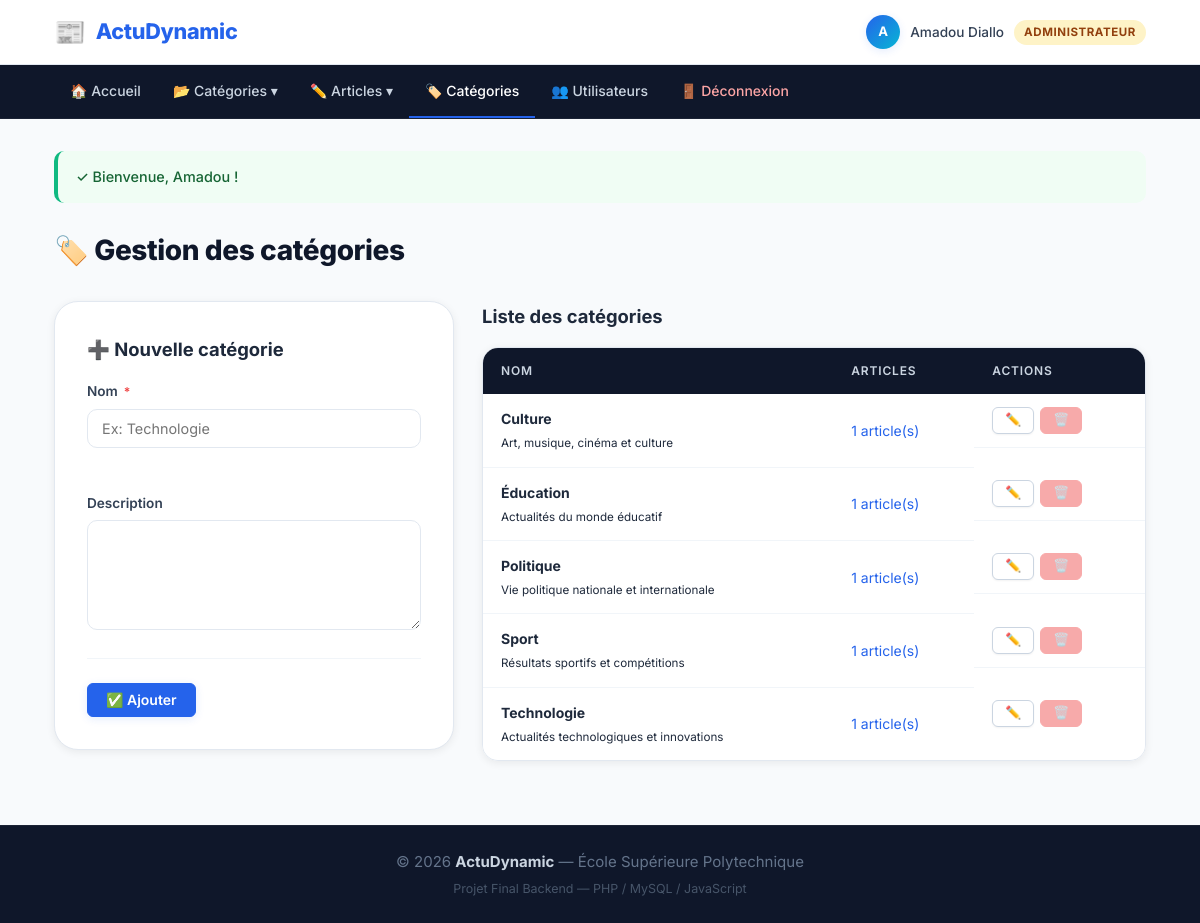
Screenshot of /categories/liste.php (signed in) with the database file from the repository.
### tables this page shows
CREATE TABLE IF NOT EXISTS categories (
    id INT AUTO_INCREMENT PRIMARY KEY,
    nom VARCHAR(100) NOT NULL,
    description TEXT,
    created_at DATETIME DEFAULT CURRENT_TIMESTAMP
);

### categories/liste.php (the view, shortened to what this page needs)
<?php
require_once __DIR__ . '/../config.php';
$pdo       = getDB();
$categories = $pdo->query("SELECT c.*, COUNT(a.id) AS nb_articles FROM categories c LEFT JOIN articles a ON a.categorie_id=c.id GROUP BY c.id ORDER BY c.nom")->fetchAll();
$editId     = (int)($_GET['edit'] ?? 0);
$editCat    = null;
include __DIR__ . '/../entete.php';
include __DIR__ . '/../menu.php';
?>
<div class="page-header"><h1>🏷️ Gestion des catégories</h1></div>
<div class="two-col">
    <div class="form-card">
        <h2><?= $editCat ? '✏️ Modifier' : '➕ Nouvelle catégorie' ?></h2>
        <form method="POST" action="<?= url('categories/liste.php') ?>" id="formCategorie" novalidate>
            <div class="form-group">
                <label for="nom">Nom <span class="required">*</span></label>
                <input type="text" id="nom" name="nom" class="form-control" value="<?= escape($editCat['nom'] ?? '') ?>" placeholder="Ex: Technologie">
                <span class="field-error" id="errorNom"></span>
            </div>
            <div class="form-group">
                <label for="description">Description</label>
                <textarea id="description" name="description" class="form-control" rows="3"><?= escape($editCat['description'] ?? '') ?></textarea>
            </div>
            <div class="form-actions">
                <button type="submit" class="btn btn-primary"><?= $editCat ? '💾 Modifier' : '✅ Ajouter' ?></button>
            </div>
        </form>
    </div>
    <div>
        <h2>Liste des catégories</h2>
        <div class="table-responsive">
            <table class="data-table">
                <thead><tr><th>Nom</th><th>Articles</th><th>Actions</th></tr></thead>
                <tbody>
                    <?php foreach ($categories as $cat): ?>
                    <tr class="<?= $editId==$cat['id']?'row-editing':'' ?>">
                        <td><strong><?= escape($cat['nom']) ?></strong><?php if($cat['description']): ?><br><small><?= escape($cat['description']) ?></small><?php endif; ?></td>
                        <td><a href="<?= url('accueil.php') ?>?categorie=<?= $cat['id'] ?>"><?= $cat['nb_articles'] ?> article(s)</a></td>
                        <td class="actions">
                            <a href="<?= url('categories/liste.php') ?>?edit=<?= $cat['id'] ?>" class="btn btn-sm btn-secondary">✏️</a>
                            <form method="POST" action="<?= url('categories/liste.php') ?>" style="display:inline" onsubmit="return confirm('Supprimer ?');">
                                <button type="submit" class="btn btn-sm btn-danger" <?= $cat['nb_articles']>0?'disabled':'' ?>>🗑️</button>
                            </form>
                        </td>
                    </tr>
                    <?php endforeach; ?>
                </tbody>
            </table>
        </div>
    </div>
</div>
<?php include __DIR__ . '/../pied.php'; ?>

### assets/css/style.css (style rules this page uses)
:root { --primary: #2563eb; --primary-dark: #1d4ed8; --primary-light: #eff6ff; --primary-glow: rgba(37,99,235,.12); --accent: #06b6d4; --success: #10b981; --danger: #ef4444; --warning: #f59e0b; --gray-50: #f8fafc; --gray-100: #f1f5f9; --gray-200: #e2e8f0; --gray-300: #cbd5e1; --gray-400: #94a3b8; --gray-500: #64748b; --gray-600: #475569; --gray-700: #334155; --gray-800: #1e293b; --gray-900: #0f172a; --white: #ffffff; --radius-sm: 6px; --radius: 10px; --radius-lg: 16px; --radius-xl: 24px; --shadow-xs: 0 1px 2px rgba(0,0,0,.05); --shadow-sm: 0 2px 8px rgba(0,0,0,.07); --shadow-md: 0 4px 20px rgba(0,0,0,.10); --shadow-lg: 0 8px 32px rgba(0,0,0,.13); --transition: .2s cubic-bezier(.4,0,.2,1); }
*, *::before, *::after { box-sizing: border-box; margin: 0; padding: 0; }
html { scroll-behavior: smooth; }
body { font-family: 'Inter', system-ui, -apple-system, sans-serif; font-size: 15px; line-height: 1.65; color: var(--gray-800); background: var(--gray-50); min-height: 100vh; display: flex; flex-direction: column; }
a { color: var(--primary); text-decoration: none; transition: color var(--transition); }
.page-header { display: flex; align-items: center; justify-content: space-between; margin-bottom: 28px; flex-wrap: wrap; gap: 14px; }
.page-header h1 { font-size: 1.75rem; font-weight: 800; color: var(--gray-900); letter-spacing: -.4px; }
.btn { display: inline-flex; align-items: center; gap: 7px; padding: 9px 18px; border-radius: var(--radius-sm); border: 1.5px solid transparent; cursor: pointer; font-size: .875rem; font-weight: 600; font-family: inherit; transition: all var(--transition); text-decoration: none !important; white-space: nowrap; line-height: 1; }
.btn-primary { background: var(--primary); color: white; border-color: var(--primary); box-shadow: 0 2px 8px var(--primary-glow); }
.btn-secondary { background: var(--white); color: var(--gray-700); border-color: var(--gray-300); box-shadow: var(--shadow-xs); }
.btn-danger { background: var(--danger); color: white; border-color: var(--danger); }
.btn-sm { padding: 6px 12px; font-size: .8rem; }
.btn.disabled, .btn:disabled { opacity: .45; cursor: not-allowed; pointer-events: none; }
.form-card { background: var(--white); border-radius: var(--radius-xl); border: 1px solid var(--gray-200); box-shadow: var(--shadow-sm); padding: 32px; max-width: 800px; }
.form-group { display: flex; flex-direction: column; gap: 6px; margin-bottom: 20px; }
label { font-weight: 600; font-size: .85rem; color: var(--gray-700); display: flex; align-items: center; gap: 6px; }
.required { color: var(--danger); font-size: .9em; }
.form-control { padding: 10px 14px; border: 1.5px solid var(--gray-200); border-radius: var(--radius); font-size: .9rem; font-family: inherit; color: var(--gray-800); background: var(--white); transition: border-color var(--transition), box-shadow var(--transition); }
textarea.form-control { resize: vertical; min-height: 110px; }
.field-error { font-size: .8rem; color: var(--danger); min-height: 18px; display: flex; align-items: center; gap: 4px; }
.form-actions { display: flex; gap: 12px; margin-top: 28px; padding-top: 24px; border-top: 1px solid var(--gray-100); flex-wrap: wrap; }
.table-responsive { border-radius: var(--radius-lg); overflow: hidden; box-shadow: var(--shadow-sm); border: 1px solid var(--gray-200); }
.data-table { width: 100%; border-collapse: collapse; background: var(--white); font-size: .875rem; }
.data-table thead { background: var(--gray-900); }
.data-table th { color: var(--gray-300); padding: 13px 18px; text-align: left; font-size: .75rem; font-weight: 600; text-transform: uppercase; letter-spacing: .07em; white-space: nowrap; }
.data-table td { padding: 13px 18px; border-bottom: 1px solid var(--gray-100); vertical-align: middle; }
.data-table tbody tr:last-child td { border-bottom: none; }
.data-table .actions { display: flex; gap: 6px; align-items: center; flex-wrap: wrap; }
.two-col { display: grid; grid-template-columns: 400px 1fr; gap: 28px; align-items: start; }
.two-col h2 { font-size: 1.15rem; font-weight: 700; margin-bottom: 16px; color: var(--gray-800); }

### rows the page displays
categories: nom "Culture", description "Art, musique, cinéma et culture", nb_articles "1"
categories: nom "Éducation", description "Actualités du monde éducatif", nb_articles "1"
categories: nom "Politique", description "Vie politique nationale et internationale", nb_articles "1"
categories: nom "Sport", description "Résultats sportifs et compétitions", nb_articles "1"
categories: nom "Technologie", description "Actualités technologiques et innovations", nb_articles "1"

### other values shown
SITE_NAME "ActuDynamic"
substr($_SESSION['prenom'], 0, 1) "A"
$_SESSION['prenom'] . ' ' . $_SESSION['nom'] "Amadou Diallo"
$_SESSION['role'] "ADMINISTRATEUR"
$icon "✓"
$msg "Bienvenue, Amadou !"
